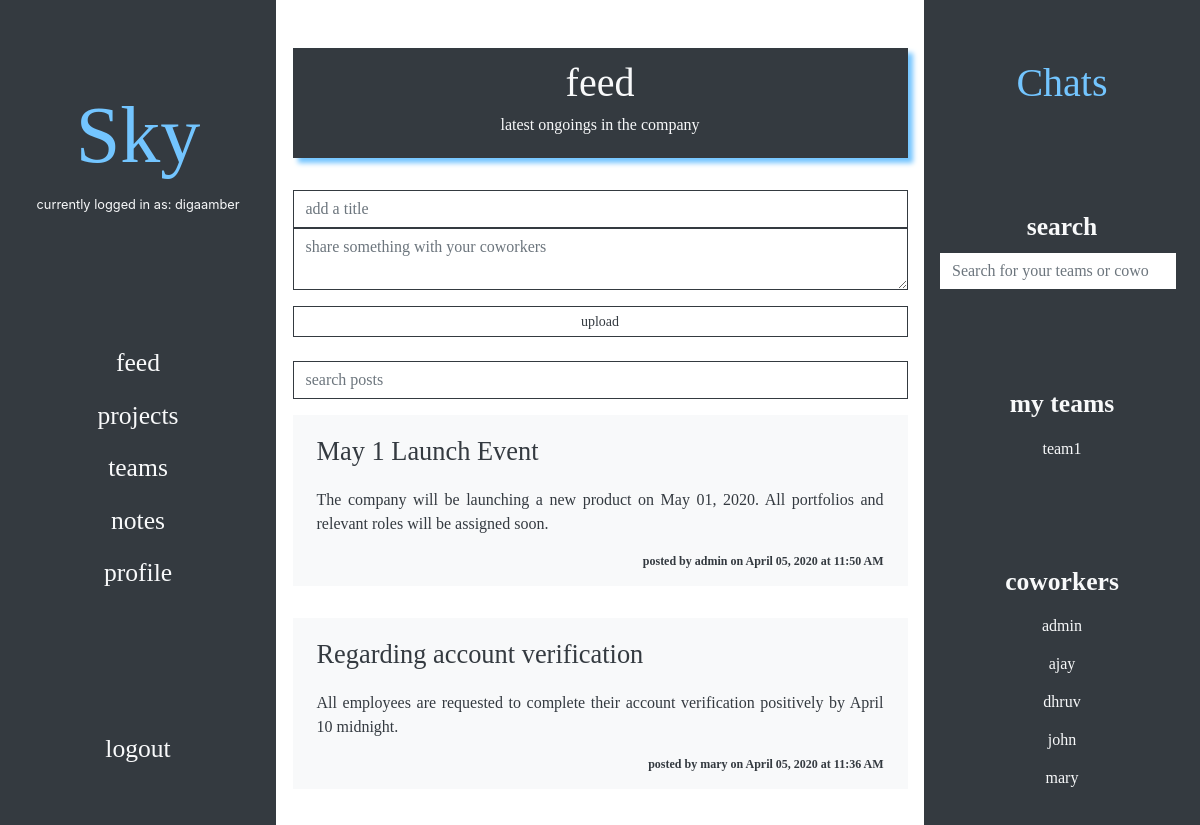
Page / (signed in) on the committed database.
### sky/models.py (models this page shows, shortened)
class Employee(AbstractUser, models.Model):
    pass

class Post(models.Model):
    uploader = models.ForeignKey(Employee, on_delete=models.CASCADE, related_name='posts')
    title = models.CharField(max_length=256)
    text = models.TextField(max_length=8192)
    datetime = models.DateTimeField(default=timezone.now)

class Team(models.Model):
    name = models.CharField(max_length=65)
    employees = models.ManyToManyField(Employee, blank=True, related_name='teams')

### sky/views.py (the view)
# urls.py: path('', views.index, name='index'),
def index(request):
    if not request.user.is_authenticated:
        return HttpResponseRedirect(reverse('auth'))
    context = {
        'employees': Employee.objects.exclude(pk=request.user.id).all(),
        'teams': request.user.teams.all(),
        'posts': []
    }
    for post in Post.objects.order_by('-datetime').all():
        context['posts'].append({
            'id': post.id,
            'title': post.title,
            'text': post.text.split('\n'),
            'uploader': post.uploader.username,
            'datetime': post.datetime.strftime('%B %d, %Y at %I:%M %p'),
            'delete': request.user == post.uploader
        })
    print('Rendering base.html')
    return render(request, 'sky/base.html', context)

### sky/templates/sky/base.html (shortened to what this page needs)
<!DOCTYPE html>
{% load static %}
<html lang="en">
  <head data-csrf_token='{% csrf_token %}'>
    <link href="{% static 'sky/fonts.css' %}" rel='stylesheet'>
    <link rel="stylesheet" href="{% static 'sky/bootstrap.min.css' %}">
    <link rel="stylesheet" href="{% static 'sky/bootstrap-override.min.css' %}">
    <link rel="stylesheet" href="{% static 'sky/dashboard-navbar.min.css' %}">
    <link rel="stylesheet" href="{% static 'sky/chat-navbar.min.css' %}">
    <link rel="stylesheet" href="{% static 'sky/chat.min.css' %}">
    <link rel="stylesheet" href="{% static 'sky/main-content.min.css' %}">
  </head>
  <body data-id="{{ request.user.id }}" data-username="{{ request.user.username }}">
    <div class="container-fluid main-container-fluid">
      <div class="row">
        <div class="col-md-3 main-col">
          <nav class="navbar navbar-dark bg-dark dashboard-navbar">
            <div class="dashboard-navbar-title">
              <div class="navbar-brand sky-logo">Sky</div>
              <div class="dashboard-navbar-text">currently logged in as: {{ request.user.username }}</div>
            </div>
            <div class="container-fluid dashboard-container">
              <ul class="navbar-nav">
                <li class="nav-item">
                  <button id="dashboard-feed-button" class="btn btn-block btn-outline-light dashboard-btn">feed</button>
                </li>
                <li class="nav-item">
                  <button id="dashboard-projects-button" class="btn btn-block btn-outline-light dashboard-btn">projects</button>
                </li>
                <li class="nav-item dropdown">
                  <button id="dashboard-teams-button" class="btn btn-block btn-outline-light dashboard-btn">teams</button>
                </li>
                <li class="nav-item">
                  <button id="dashboard-notes-button" class="btn btn-block btn-outline-light dashboard-btn">notes</button>
                </li>
                <li class="nav-item">
                  <button id="dashboard-account-button" class="btn btn-block btn-outline-light dashboard-btn">profile</button>
                </li>
              </ul>
            </div>
            <a class="btn btn-block btn-outline-light dashboard-btn" href="{% url 'logout' %}">logout</a>
          </nav>
        </div>
        <div class="col-md-6 main-col">
          <br>
          <br>
          <div id="main-content-container">
            <div class="jumbotron main-content-title-jumbotron">
              <div class="main-content-title">feed</div>
              <div class="main-content-title-text">latest ongoings in the company</div>
            </div>
            <form id="new-post-form">
              <div class="form-group">
                <input id="new-post-title" type="text" class="form-control" placeholder="add a title" required>
                <textarea id="new-post-text" class="form-control" placeholder="share something with your coworkers" required></textarea>
              </div>
              <button type="submit" class="btn btn-outline-dark btn-sm btn-block main-content-btn">upload</button>
            </form>
            <br>
            <form>
              <div class="form-group">
                <input type="text" class="form-control" id="search-posts" placeholder="search posts">
              </div>
            </form>
            <div id="posts">
              {% for post in posts %}
                <div id="post" class="jumbotron main-content-post-jumbotron" data-id="{{ post.id }}">
                  <p class="main-content-post-title-text">
                    {{ post.title }}
                  </p>
                  {% for text in post.text %}
                    <p class="main-content-post-text">{{ text }}</p>
                  {% endfor %}
                  <p class=" main-content-post-information-text">
                    posted by
                    {% if post.delete %}
                      you
                    {% else %}
                      {{ post.uploader }}
                    {% endif %}
                    on {{ post.datetime }}
                  </p>
                </div>
              {% empty %}
                <p class="main-content-text">no posts to show</p>
              {% endfor %}
            </div>
            <br>
          </div>
          <div class="chat-container">
          </div>
        </div>
        <div class="col-md-3 main-col">
          <nav class="navbar navbar-dark bg-dark chat-navbar">
            <div class="navbar-brand chat-navbar-heading" href="#">Chats</div>
            <div class="container chat-navbar-container">
              <p class="chat-navbar-text">search</p>
              <input id="search-bar" class="form-control mr-sm-2" type="search" placeholder="Search for your teams or coworkers">
            </div>
            <div class="container chat-navbar-container">
              <p class="chat-navbar-text">my teams</p>
              <ul class="navbar-nav">
                <div id="teams-display" class="conatiner-fluid chat-navbar-container-fluid">
                  {% for team in teams %}
                    <li class="nav-item chat-navbar-item">
                      <button id="open_chat" class="btn btn-block btn-outline-light chat-navbar-btn" data-message_type="team" data-id="{{ team.id }}" data-name="{{ team.name }}">
                        {{ team.name }}
                      </button>
                    </li>
                  {% empty %}
                    <p class="chat-navbar-message">you are not a part of any team.</p>
                  {% endfor %}
                </div>
              </ul>
            </div>
            <div class="container chat-navbar-container">
              <p class="chat-navbar-text">coworkers</p>
              <ul class="navbar-nav">
                <div id="coworkers-display" class="conatiner-fluid chat-navbar-container-fluid">
                  {% for employee in employees %}
                    <li class="nav-item chat-navbar-item">
                      <button id="open_chat" class="btn btn-block btn-outline-light chat-navbar-btn" data-message_type="private" data-id="{{ employee.id }}" data-name="{{ employee.username }}">
                        {{ employee.username }}
                      </button>
                    </li>
                  {% empty %}
                    <p class="chat-navbar-message">you do not have any coworkers.</p>
                  {% endfor %}
                </div>
              </ul>
            </div>
          </nav>
        </div>
      </div>
    </div>
  </body>
</html>

### rows in the picture
Employee: user.username "digaamber"
Post: title "May 1 Launch Event", text "The company will be launching a new product on May 01, 2020. All portfolios and relevant roles will be assigned soon."
Employee: uploader "admin", username "admin"
Post: title "Regarding account verification", text "All employees are requested to complete their account verification positively by April 10 midnight."
Employee: uploader "mary", username "mary"
Team: name "team1"
Employee: username "ajay"
Employee: username "dhruv"
Employee: username "john"

### other values in the picture
{{ post.datetime }} "April 05, 2020 at 11:50 AM" "April 05, 2020 at 11:36 AM"
